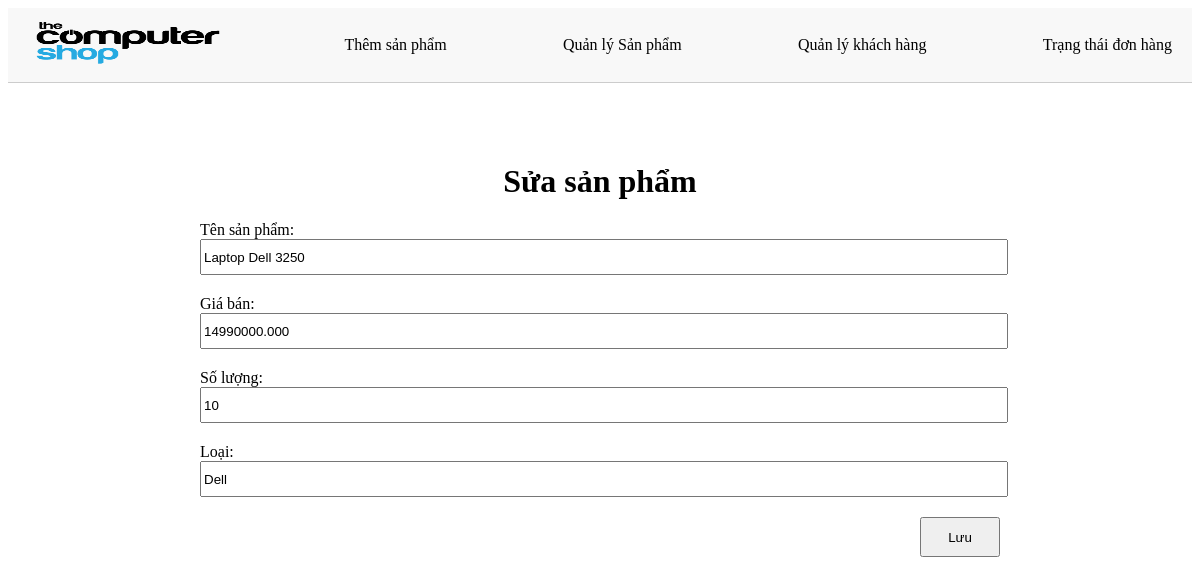
Page /src/admin/editProduct.php?productCode=1 on the committed database.
### tables this page shows
CREATE TABLE `products` (
  `productCode` int(11) NOT NULL,
  `productName` varchar(255) DEFAULT NULL,
  `buyPrice` decimal(12,3) DEFAULT NULL,
  `qualityStock` int(11) DEFAULT NULL,
  `fileImage` varchar(255) DEFAULT NULL,
  `type` varchar(11) DEFAULT NULL
);

### src/admin/editProduct.php (the view, shortened to what this page needs)
<?php
include 'admin.php';
$productCode = $_GET['productCode'];
$sql = "SELECT * FROM products WHERE productCode = '$productCode'";
$result = mysqli_query($conn, $sql);
$product = mysqli_fetch_assoc($result);
?>
<!DOCTYPE html>
<html lang="en">
<head>
    <link rel="stylesheet" href="../../css/admins.css">
</head>
<body>
    <div class="wrapper_edit_product">
        <h1>Sửa sản phẩm</h1>
        <div class="edit_product">
            <form method="post" class="form_edit_product">
                Tên sản phẩm: <input type="text" name="productName" value="<?php echo htmlspecialchars($product['productName']); ?>"><br>
                Giá bán: <input type="text" name="buyPrice" value="<?php echo htmlspecialchars($product['buyPrice']); ?>"><br>
                Số lượng: <input type="text" name="qualityStock" value="<?php echo htmlspecialchars($product['qualityStock']); ?>"><br>
                Loại: <input type="text" name="type" value="<?php echo htmlspecialchars($product['type']); ?>"><br>
                <button type="submit" class="submit_edit_products">Lưu</button>
            </form>
        </div>
    </div>
</body>
</html>

### css/admins.css (style rules this page uses)
h1 { text-align: center; }
.wrapper_edit_product { max-width: 1200px; margin: auto; margin-top: 80px; }
.edit_product { width: 100%; }
.form_edit_product { max-width: 800px; margin: auto; }
.form_edit_product input { width: 100%; height: 30px; margin-bottom: 20px; }
.submit_edit_products { float: right; width: 80px; height: 40px; cursor: pointer; }

### rows in the picture
products: productName "Laptop Dell 3250", buyPrice "14990000.000", qualityStock "10", type "Dell"
